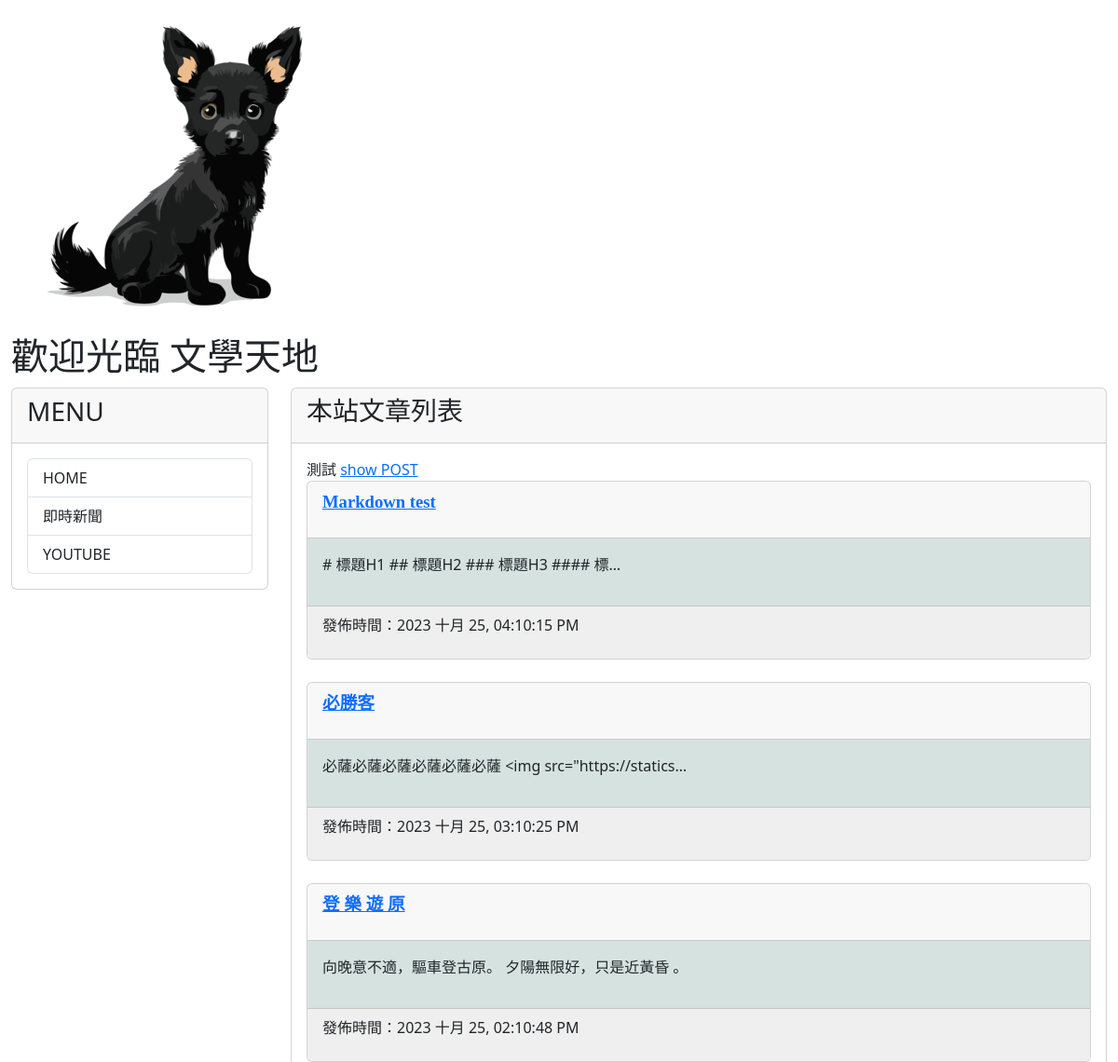
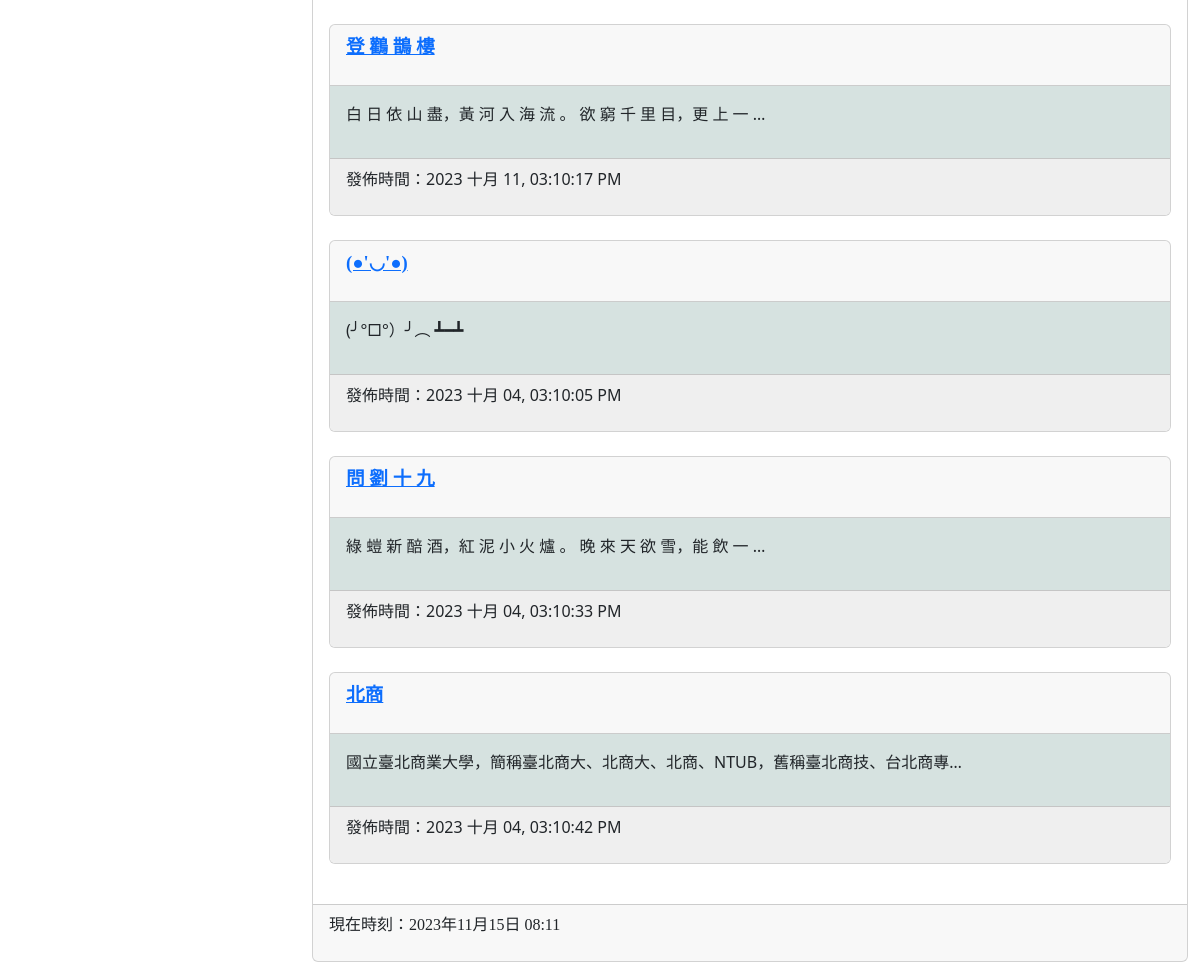
The page / on the database its author committed (2 pictures, top to bottom).
### mysite/models.py (models this page shows, shortened)
class Post(models.Model):
    title = models.CharField(max_length=200)
    slug = models.CharField(max_length=200)
    body = models.TextField()
    pub_date = models.DateTimeField(auto_now_add=True) #自動取得現在時間
    class Meta:
        ordering = ('-pub_date',) #用pub_date去排序 -反向排序

### mysite/views.py (the view)
# urls.py: path('', mv.homepage, name="homepage"),
def homepage(request):
    posts = Post.objects.all()
    now = datetime.now()
    return render(request, 'index.html', locals())

### mysite/templates/index.html (shortened to what this page needs)
{% extends "base2.html" %}
{% block headmessage %} <h3 style='font-family:標楷體;'>本站文章列表</a> {% endblock headmessage %}
{% block content %}
測試
<a href='{% url 'post-url' 2015 10 3 02 %}'> show POST </a>
{% for post in posts %}
<div class='card'>
    <div class='card-header'>
        <p style='font-family:微軟正黑體;font-size:14pt;font-weight:bold;'>
            <a href='{% url 'showpost' post.slug%}'>{{ post.title }}</a>
        </p>
    </div>
    <div class='card-body' style='background-color:#D6E2E0'>
        <p>
           {{ post.body | truncatechars:40 }}
        </p>
    </div>
    <div class='card-footer'  style='background-color:#efefef'>
        <p>
            發佈時間：{{ post.pub_date | date:"Y M d, h:m:s A"}}
        </p>
    </div>
</div>
<br>
{% endfor %}
{% endblock content %}

### rows shown on the page
Post: title "Markdown test", body "# 標題H1 ## 標題H2 ### 標題H3 #### 標…", pub_date "2023 十月 25, 04:10:15 PM"
Post: title "必勝客", body "必薩必薩必薩必薩必薩必薩 <img src=\"https://statics…", pub_date "2023 十月 25, 03:10:25 PM"
Post: title "登 樂 遊 原", body "向晚意不適，驅車登古原。 夕陽無限好，只是近黃昏 。", pub_date "2023 十月 25, 02:10:48 PM"
Post: title "登 鸛 鵲 樓", body "白 日 依 山 盡，黃 河 入 海 流 。 欲 窮 千 里 目，更 上 一 …", pub_date "2023 十月 11, 03:10:17 PM"
Post: title "(●'◡'●)", body "(╯°□°）╯︵ ┻━┻", pub_date "2023 十月 04, 03:10:05 PM"
Post: title "問 劉 十 九", body "綠 螘 新 醅 酒，紅 泥 小 火 爐 。 晚 來 天 欲 雪，能 飲 一 …", pub_date "2023 十月 04, 03:10:33 PM"
Post: title "北商", body "國立臺北商業大學，簡稱臺北商大、北商大、北商、NTUB，舊稱臺北商技、台北商專…", pub_date "2023 十月 04, 03:10:42 PM"
